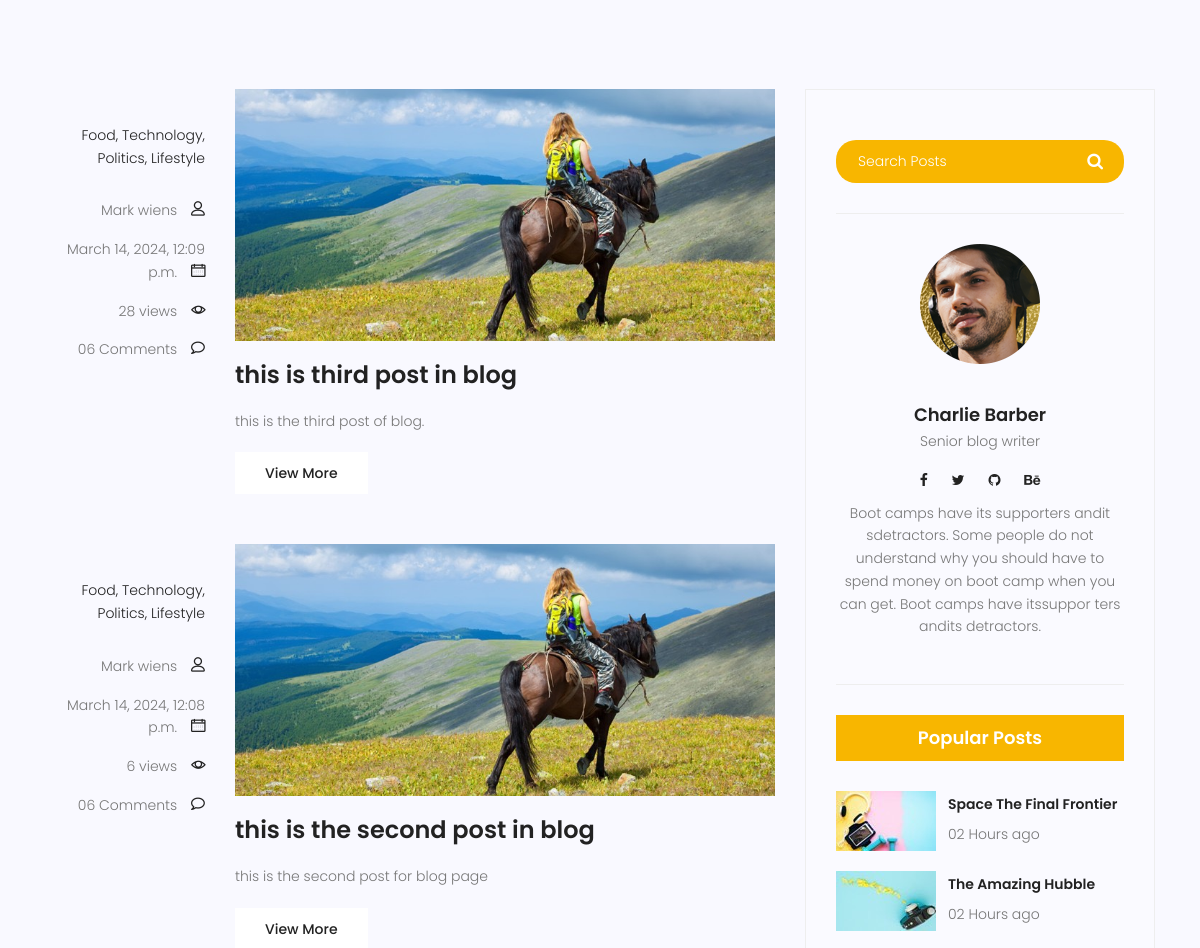
/blog/ (middle part), run on an earlier commit of the app's database.
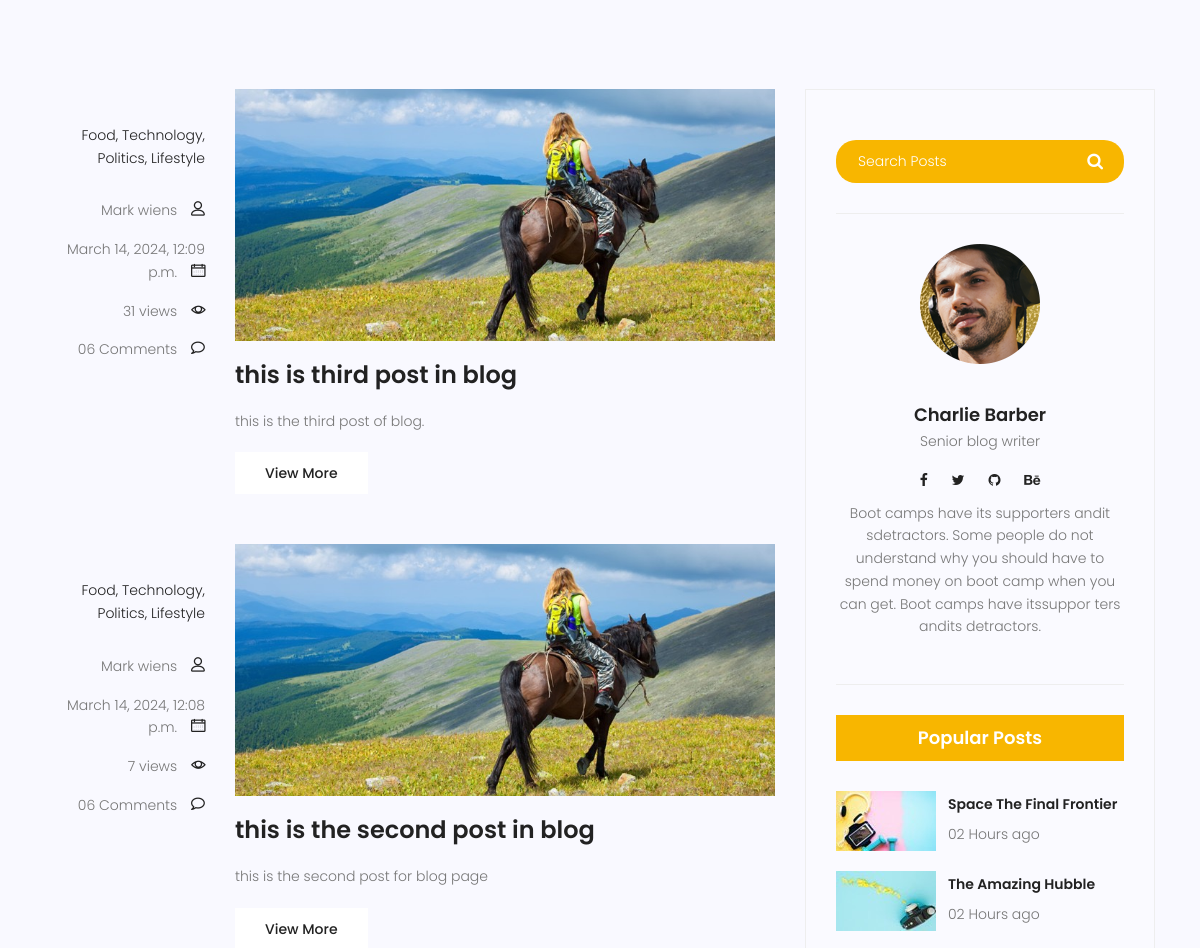
And on a later commit of the database.
### blog/models.py (models this page shows, shortened)
class Post (models.Model) :
    title = models.CharField (max_length = 255)
    content = models.TextField ()
    counted_view = models.IntegerField (default = 0)
    status = models.BooleanField (default = False)
    published_date = models.DateTimeField (null = True)
    created_date = models.DateTimeField (auto_now_add = True)
    update_date = models.DateTimeField (auto_now = True)
    class Meta:
        ordering = ['-created_date']

### blog/views.py (the view)
# urls.py: path('', blog_view, name="index"),
def blog_view(request) :
    posts = Post.objects.filter(status = 1, published_date__lte = timezone.now())
    context = {'posts': posts}
    return render(request, "blog/blog-home.html", context)

### templates/blog/blog-home.html (shortened to what this page needs)
{% extends 'base.html' %}
{% load static %}
{% block content %}
<section class="top-category-widget-area pt-90 pb-90 ">
</section>
<section class="post-content-area">
	<div class="container">
		<div class="row">
			<div class="col-lg-8 posts-list">
				{% for post in posts %}
				<div class="single-post row">
					<div class="col-lg-3  col-md-3 meta-details">
						<ul class="tags">
							<li><a href="#">Food,</a></li>
							<li><a href="#">Technology,</a></li>
							<li><a href="#">Politics,</a></li>
							<li><a href="#">Lifestyle</a></li>
						</ul>
						<div class="user-details row">
							<p class="user-name col-lg-12 col-md-12 col-6"><a href="#">Mark wiens</a> <span
									class="lnr lnr-user"></span></p>
							<p class="date col-lg-12 col-md-12 col-6"><a href="#">{{post.published_date}}</a> <span
									class="lnr lnr-calendar-full"></span></p>
							<p class="view col-lg-12 col-md-12 col-6"><a href="#">{{post.counted_view}} views</a> <span
									class="lnr lnr-eye"></span></p>
							<p class="comments col-lg-12 col-md-12 col-6"><a href="#">06 Comments</a> <span
									class="lnr lnr-bubble"></span></p>
						</div>
					</div>
					<div class="col-lg-9 col-md-9 ">
						<div class="feature-img">
							<img class="img-fluid" src="{% static 'img/blog/feature-img1.jpg' %}" alt="">
						</div>
						<a class="posts-title" href="{% url 'blog:single' pid=post.id%}">
							<h3>{{post.title}}</h3>
						</a>
						<p class="excert">
							{{post.content}}
						</p>
						<a href="#" class="primary-btn">View More</a>
					</div>
				</div>
				{% endfor%}
			</div>
			<div class="col-lg-4 sidebar-widgets">
				<div class="widget-wrap">
					<div class="single-sidebar-widget search-widget">
						<form class="search-form" action="#">
							<input placeholder="Search Posts" name="search" type="text" onfocus="this.placeholder = ''"
								onblur="this.placeholder = 'Search Posts'">
							<button type="submit"><i class="fa fa-search"></i></button>
						</form>
					</div>
					<div class="single-sidebar-widget user-info-widget">
						<img src="{% static 'img/blog/user-info.png' %}" alt="">
						<a href="#">
							<h4>Charlie Barber</h4>
						</a>
						<p>
							Senior blog writer
						</p>
						<ul class="social-links">
							<li><a href="#"><i class="fa fa-facebook"></i></a></li>
							<li><a href="#"><i class="fa fa-twitter"></i></a></li>
							<li><a href="#"><i class="fa fa-github"></i></a></li>
							<li><a href="#"><i class="fa fa-behance"></i></a></li>
						</ul>
						<p>
							Boot camps have its supporters andit sdetractors. Some people do not understand why you
							should have to spend money on boot camp when you can get. Boot camps have itssuppor ters
							andits detractors.
						</p>
					</div>
					<div class="single-sidebar-widget popular-post-widget">
						<h4 class="popular-title">Popular Posts</h4>
						<div class="popular-post-list">
							<div class="single-post-list d-flex flex-row align-items-center">
								<div class="thumb">
									<img class="img-fluid" src="{% static 'img/blog/pp1.jpg' %}" alt="">
								</div>
								<div class="details">
									<a href="blog-single.html">
										<h6>Space The Final Frontier</h6>
									</a>
									<p>02 Hours ago</p>
								</div>
							</div>
							<div class="single-post-list d-flex flex-row align-items-center">
								<div class="thumb">
									<img class="img-fluid" src="{% static 'img/blog/pp2.jpg' %}" alt="">
								</div>
								<div class="details">
									<a href="blog-single.html">
										<h6>The Amazing Hubble</h6>
									</a>
									<p>02 Hours ago</p>
								</div>
							</div>
						</div>
					</div>
				</div>
			</div>
		</div>
	</div>
</section>
{% endblock%}

### templates/base.html (shortened to what this page needs)
{% load static %}
<!DOCTYPE html>
<html lang="zxx" class="no-js">
<head>
    <link rel="stylesheet" href="{% static 'css/linearicons.css'%}">
    <link rel="stylesheet" href="{% static 'css/font-awesome.min.css'%}">
    <link rel="stylesheet" href="{% static 'css/bootstrap.css'%}">
    <link rel="stylesheet" href="{% static 'css/magnific-popup.css'%}">
    <link rel="stylesheet" href="{% static 'css/jquery-ui.css'%}">
    <link rel="stylesheet" href="{% static 'css/nice-select.css'%}">
    <link rel="stylesheet" href="{% static 'css/animate.min.css'%}">
    <link rel="stylesheet" href="{% static 'css/owl.carousel.css'%}">
    <link rel="stylesheet" href="{% static 'css/main.css'%}">
</head>
<body>
    {% block content %}
    {% endblock %}
</body>
</html>

What changed in the data, as far as the page shows it:
changed Post "this is third post in blog": counted_view "28" → "31"
changed Post "this is the second post in blog": counted_view "6" → "7"
